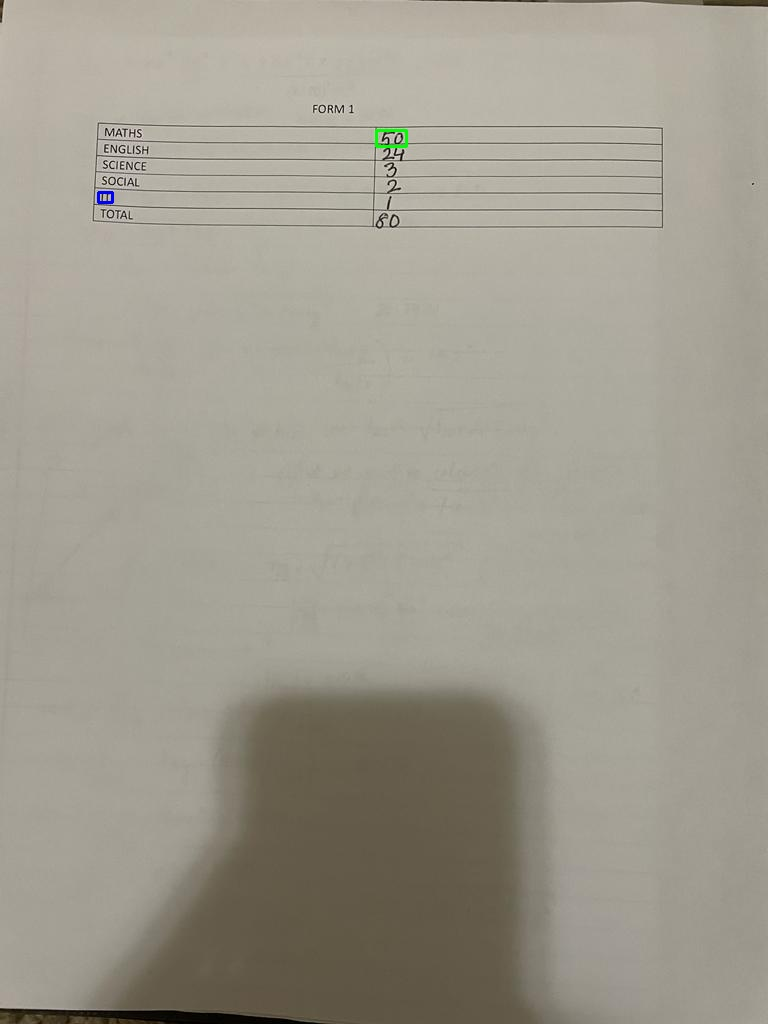
#> input picture OCR/Specific_highlighted_test.jpg, 768 x 1024 px
$ python -i scanForm.py   (imports and definitions only)
#> lines starting #> are read from the running program, lines starting #| are printed output that depends on the picture; after the words box and inside, x2 and y2 are one past the last pixel; in counts of white or black regions, pixels touching at a corner belong together
#> further down, picture is the input picture: shape (1024, 768, 3); mean B, G, R 142.7, 155.1, 159.4
import numpy as np
import matplotlib.pyplot as plt
import cv2
import os
import math
import base64
# [136 lines left out: functions docFind, warpDocument, not called in this run]

#TODO fix warpDocument
def scanData(fimg):


    plt.imshow(fimg)
    plt.show()


    # [5 lines of commented-out code are left out]

    gimg = cv2.cvtColor(fimg.copy(),cv2.COLOR_BGR2GRAY)

    ret,th = cv2.threshold(gimg, 150, 200, cv2.THRESH_BINARY_INV + cv2.THRESH_OTSU)
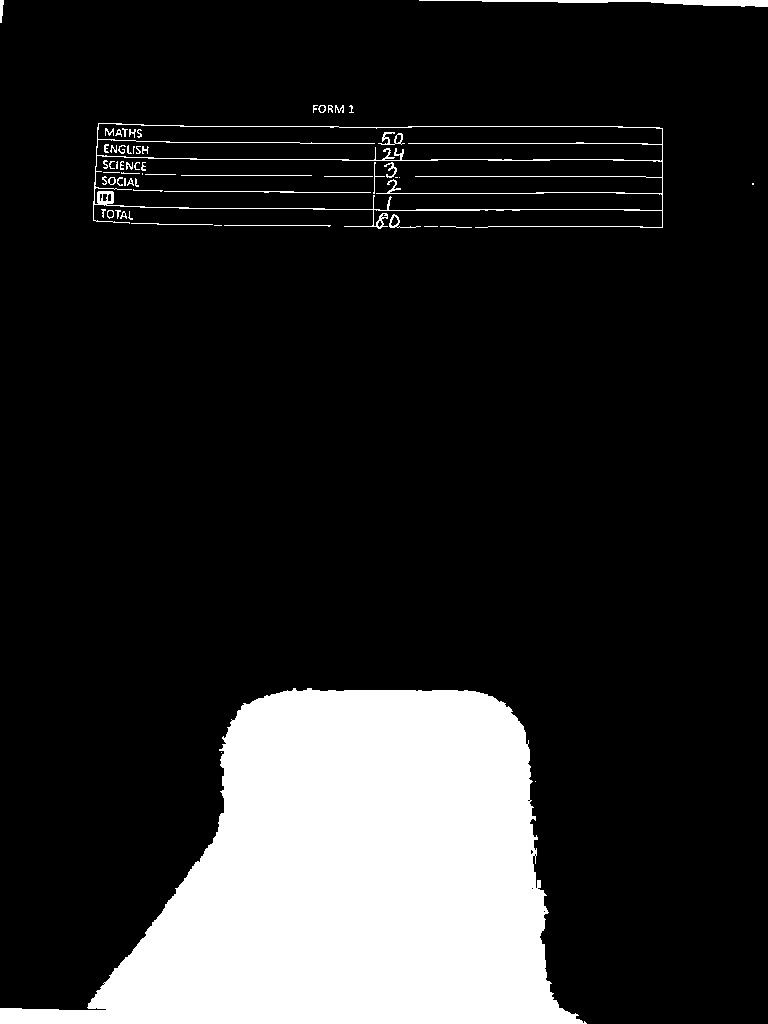
#> th: shape (1024, 768); values 0 (black) and 200 (white), 16.1% white; 61 white regions (16 under 20 px), largest, box (x1, y1, x2, y2) and area: (0, 688, 587, 1024) 119492, (93, 123, 663, 229) 4061, (419, 0, 768, 7) 1073
#> ret = 130

    vertical_kernel = cv2.getStructuringElement(cv2.MORPH_RECT, (1,25))
    detected_lines = cv2.morphologyEx(th, cv2.MORPH_OPEN, vertical_kernel, iterations=10)
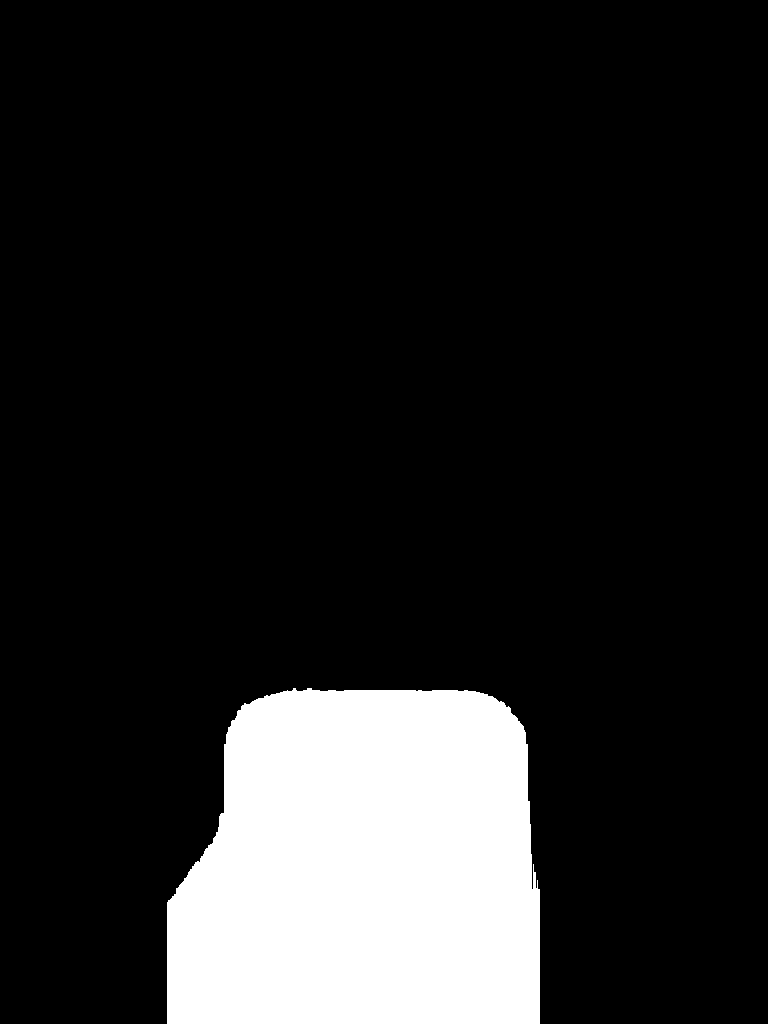
#> detected_lines: shape (1024, 768); values 0 (black) and 200 (white), 14.1% white; 1 white region
    # temp = cv2.erode(th, vertical_kernel, iterations=1)
    detected_lines = cv2.dilate(detected_lines, (1,25), iterations=5)
    #
    #remove lines that are straight and long
    cnts, hierarchy = cv2.findContours(detected_lines, cv2.RETR_EXTERNAL, cv2.CHAIN_APPROX_SIMPLE)
#> cnts = 1 contour; box (x1, y1, x2, y2) and area: (167, 688, 540, 1024) 110221

    plt.imshow(detected_lines)
    plt.show()

    section = [0]
    for c in cnts:
        #print(cv2.arcLength(c,False))
        #print(cv2.contourArea(c))
        if(cv2.contourArea(c) < maxHeight*8):
            section.append(c[0,0,0])
#> this loop made 1 pass
#> after the loop, section = [0]

    section = sorted(section)

    # [24 lines of commented-out code are left out]

    for t in range(len(section)-1):

        pts = [ [section[t],0],[section[t],maxHeight],[section[t+1],maxHeight],[section[t+1],0] ]

        newBound = [ [0,0],[0,2000],[1000,2000],[1000,0] ]

        M = cv2.getPerspectiveTransform(np.float32(pts), np.float32(newBound))
        # Perspective transform using homography.
        finalimg = cv2.warpPerspective(fimg, M, (1000,2000), flags=cv2.INTER_LINEAR)
        plt.imshow(finalimg)
        plt.show()

        # timg = fimg[0:maxHeight,0:section[0]]
        # plt.imshow(timg)
        # plt.show()

        coordinates = [[750,620],[750,655],[750,710],[670,1140],[670,1190]]
        boxSize = [200,50]

        res = cv2.cvtColor(finalimg,cv2.COLOR_BGR2GRAY)
        res = np.invert(res)
        ret,th = cv2.threshold(res, 50, 0, cv2.THRESH_TOZERO + cv2.THRESH_OTSU)


        i = 0
        #goes box by box
        for p in coordinates:
            mask = np.zeros(th.shape[:2],dtype=th.dtype)
            r = np.array([[p[0],p[1]],[p[0]+boxSize[0],p[1]],[p[0]+boxSize[0],p[1]+boxSize[1]],[p[0],p[1]+boxSize[1]]])
            cv2.rectangle(mask,r[0],r[2],(255,255,255),-1)
            #save to temp image and leave only data that is inside
            temp = cv2.bitwise_and(th,th,mask=mask)
            #uses contours with external fill to seperate digits
            contours, hierarchy = cv2.findContours(temp, cv2.RETR_EXTERNAL, cv2.CHAIN_APPROX_SIMPLE)
            sortcontours = sorted(contours, key=lambda c:cv2.boundingRect(c)[0])

            #finds n many numbers inside of box
            for c in sortcontours:
                if cv2.contourArea(c) > 200:
                    x,y,w,h = cv2.boundingRect(c)
                    finalimg = th[y:y+h,x:x+w]
                    finalimg = np.pad(finalimg,pad_width=5,mode='constant',constant_values=0)
                    #finalimg = np.invert(finalimg)
                    #makes image MNIST size
                    finalimg = cv2.resize(finalimg,(28,28))
                    # plt.imshow(finalimg , cmap = 'binary')
                    # plt.show()
                    #invert because otherwise text is white and background is black

                    # cv2.imwrite('./generated/img'+str(i)+'.png',finalimg)
                    i+=1

>>> import cv2
>>> picture = cv2.imread('../../OCR/Specific_highlighted_test.jpg')
#> (the run stopped early here; a loop or call above may not have finished)
